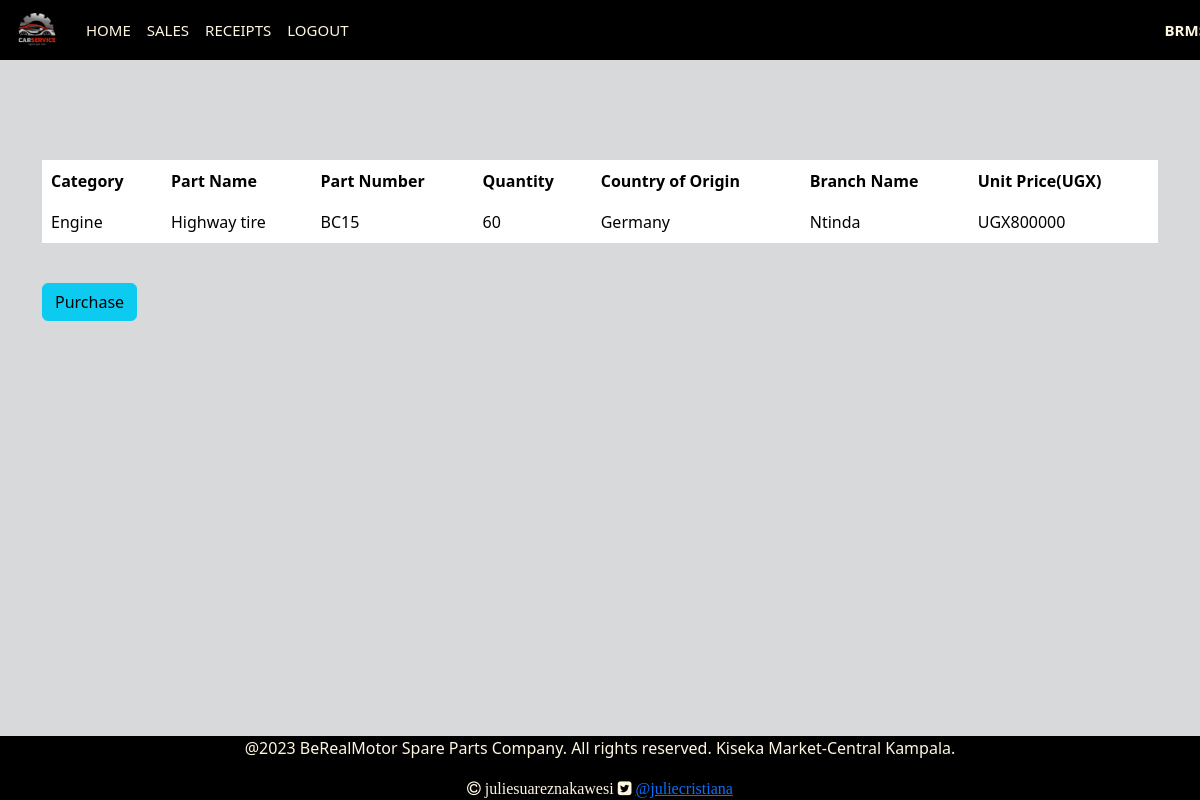
The app's page /home/15 (signed in) with its own data.
### StockApp/models.py (models this page shows, shortened)
class SparePart(models.Model):
    Category_name = models.ForeignKey(Category,on_delete=models.CASCADE,null=False,blank=False)
    date_of_arrival = models.DateField(default=timezone.now)
    part_name = models.CharField(max_length=50,null=False,blank=False)
    country_of_origin = models.CharField(max_length=50,null=False,blank=False)
    total_quantity = models.IntegerField(default=0,null=False,blank=False,validators=[MinValueValidator(1)])
    issued_quantity = models.IntegerField(default=0,null=False,blank=False)
    received_quantity = models.IntegerField(default=0,null=False,blank=False)
    unit_price = models.IntegerField(default=0,null=False,blank=False)
    branch_name = models.CharField(max_length=50,null=False,blank=False)

class Category(models.Model):# created a table called category
    name = models.CharField(max_length=50,null=False,blank=False,unique=True)
    def __str__(self): #describes how this class category will be referred to as its name.
        return self.name

### StockApp/views.py (the view)
# urls.py: path('home/<int:product_id>', views.product_detail, name='product_detail'),
@login_required
def product_detail(request,product_id):
    product = SparePart.objects.get(id=product_id)
    return render(request,'ProjectWork/product_detail.html',{'product':product})

### templates/ProjectWork/product_detail.html (shortened to what this page needs)
{% extends 'ProjectWork/base.html' %}
{% block content%}
<br></br>
<br></br>
    <div class = "container">
      <table class="table" style="background-color: black;">
        <thead class="thead-dark" style="color:black; background-color:#FFF6E0 ;">
          <tr>
            <th scope="col">Category</th>
            <th scope="col"> Part Name</th>
            <th scope="col">Part Number</th>
            <th scope="col">Quantity</th>
            <th scope="col">Country of Origin</th>
            <th scope="col">Branch Name</th>
            <th scope="col">Unit Price(UGX)</th>
          </tr>
        </thead>
        <tbody style=" color: #FFF6E0;">
          <tr>
            <td>{{product.Category_name}}</td>
            <td>{{product.part_name}}</td>
            <td>BC{{product.id}}</td>
            <td>{{product.total_quantity}}</td>
            <td>{{product.country_of_origin}}</td>
            <td>{{product.branch_name}}</td>
            <td>UGX{{product.unit_price}}</td>
          </tr>
        </tbody>
      </table>
      <br>
    </div>
    <div class = "container">
      <a href="{% url 'issue_item' product.id %}" ><input type="submit" value="Purchase" class="btn btn-info" btn type="button"/></a>
    </div>
{% endblock%}

### StockApp/static/css/main.css (style rules this page uses)
html,body { position: relative; overflow-x: hidden; width: 100% !important; height: 100vh; display: table; position: relative; background-position: center; background-attachment: scroll; -o-background-size: cover; -moz-background-size: cover; -webkit-background-size: cover; background-size: cover; background-repeat: no-repeat; }

### templates/ProjectWork/base.html (style rules this page uses)
html,body { background-color: #dfe9f5; margin-bottom: 0px; margin-top: 0px; }

### templates/ProjectWork/product_detail.html (style rules this page uses)
html,body { background-color: #D8D9DA; }
th,td { border: 1px solid white; }

### records on screen
SparePart: Category_name "Engine", part_name "Highway tire", id "15", total_quantity "60", country_of_origin "Germany", branch_name "Ntinda", unit_price "800000"
